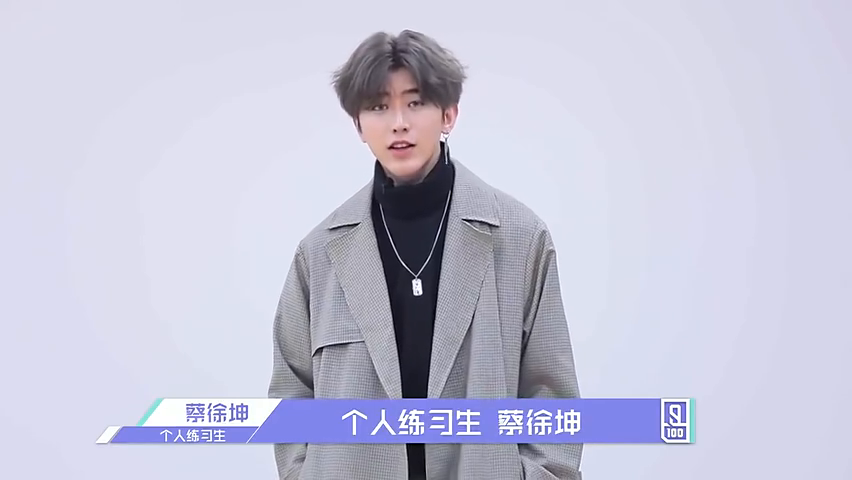
#> input picture frame 147 of 7.Example/HAL/08.I2C/11 ssd1306_cxk/OledHalftone/cxk2.mp4, 852 x 480 px
$ python main.py
#> lines starting #> are read from the running program, lines starting #| are printed output that depends on the picture
import cv2
import numpy as np

kernel = np.ones((5, 5), np.uint8)

# 3×3的10灰度级矩阵，0为黑色，1为白色
m1 = 255 * np.array(((0, 0, 0), (0, 0, 0), (0, 0, 0)), np.uint8)
m2 = 255 * np.array(((0, 1, 0), (0, 0, 0), (0, 0, 0)), np.uint8)
m3 = 255 * np.array(((0, 1, 0), (0, 0, 0), (0, 0, 1)), np.uint8)
m4 = 255 * np.array(((1, 1, 0), (0, 0, 0), (0, 0, 1)), np.uint8)
m5 = 255 * np.array(((1, 1, 0), (0, 0, 0), (1, 0, 1)), np.uint8)
m6 = 255 * np.array(((1, 1, 1), (0, 0, 0), (1, 0, 1)), np.uint8)
m7 = 255 * np.array(((1, 1, 1), (0, 0, 1), (1, 0, 1)), np.uint8)
m8 = 255 * np.array(((1, 1, 1), (0, 0, 1), (1, 1, 1)), np.uint8)
m9 = 255 * np.array(((1, 1, 1), (1, 0, 1), (1, 1, 1)), np.uint8)
m10 = 255 * np.array(((1, 1, 1), (1, 1, 1), (1, 1, 1)), np.uint8)
# 10阶灰度序列
grayScale = [m1, m2, m3, m4, m5, m6, m7, m8, m9, m10]

m1x2 = 255 * np.array(((0, 0), (0, 0)), np.uint8)
m2x2 = 255 * np.array(((0, 1), (0, 0)), np.uint8)
m3x2 = 255 * np.array(((0, 1), (1, 0)), np.uint8)
m4x2 = 255 * np.array(((0, 1), (1, 1)), np.uint8)
m5x2 = 255 * np.array(((1, 1), (1, 1)), np.uint8)

grayScalex2 = [m1x2, m2x2, m3x2, m4x2, m5x2]


# 图像灰度抖动
def Halftone(img_Gray):
    img_Halftoning = np.zeros([32 * 2, 64 * 2], np.uint8)  # 初始化输出图像
    img_ten_m = img_Gray / 51  # 从0~255映射到0~10
    img_ten = np.rint(img_ten_m)
    img_ten_int = img_ten.astype(np.uint8)
    # print(img_ten_int)

    for y in range(32):  # 逐行扫描
        for x in range(64):
            graylevel = img_ten_int[y][x] - 1  # 获取对应灰阶
            y_half = y * 2  # 映射抖动目标坐标
            x_half = x * 2
            for y_h in range(2):
                for x_h in range(2):
                    # img_Halftoning[y_half + y_h][x_half + x_h] = m10[y_h][x_h]
                    gray = grayScale[graylevel]
                    img_Halftoning[y_half + y_h][x_half + x_h] = gray[y_h][x_h]
    # img_Halftoning = cv2.threshold(img_Halftoning, 127, 255, cv2.THRESH_BINARY)  # 二值化单色图
    return img_Halftoning


# 将多张图片聚合到一个窗口
# [47 lines left out: functions stackImages, Img2Stack, not called in this run]


# 转化为Bitmap格式
def toBitmap(img):
    screen = np.zeros((8, 128), dtype=np.uint8)  # 存储要发送出串口的数据
    for y in range(8):
        for x in range(128):
            temp = 0
            for bit in range(8):
                if img[y * 8 + bit][x] == 255:
                    temp |= 0x01 << bit
            screen[y][x] = temp

    bitmapOut = []  # 转换为十六进制数组
    i = 0
    for y in range(8):
        for x in range(128):
            bitmapOut.append(hex(screen[y][x]))
            i = i + 1
    return bitmapOut


# 位图数组格式化输出
def oledFormat_Anim(bitmapOut, frame):
    print("// ", frame)
    print("{", end='')
    for i in range(1024):
        print(bitmapOut[i], end='')
        if i != 1023:
            print(",", end='')
    print("},")


cap = cv2.VideoCapture("cxk2.mp4")  # 打开一个视频

count = 0
frame = 1

if __name__ == '__main__':
    while True:
        if count % 2 == 0:  # 抽帧（一半）

            # ------ 灰度抖动 ------ #
            ret, img = cap.read()  # 读取1帧
#> img is the input picture: shape (480, 852, 3); mean B, G, R 217.9, 198.3, 198.2
            img = np.array(img)  # 转化为np数组
            img = cv2.resize(img, (64, 32))  # 缩小尺寸
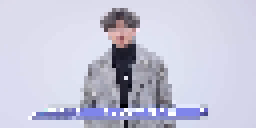
#> img: shape (32, 64, 3) (shown 4 times larger); mean B, G, R 217, 197.9, 197.9
            # img = Img2Stack(img)  # 边沿提取及显示
            imgGray = cv2.cvtColor(img, cv2.COLOR_BGR2GRAY)  # 转换灰度图
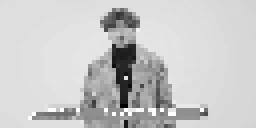
#> imgGray: shape (32, 64) (shown 4 times larger); min 0, max 255, mean 200.1
            imgHalftone = Halftone(imgGray)  # 灰度抖动算法
#> in Halftone, `img_ten = np.rint(img_ten_m)`:
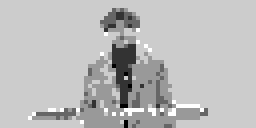
#> img_ten: shape (32, 64) float64 (shown 4 times larger); min 0, max 5, mean 3.68; drawn with min black and max white
#> after the loop in Halftone, `for y in range(32):`:
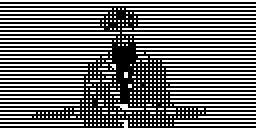
#> img_Halftoning: shape (64, 128) (shown 2 times larger); 43.9% white in thin lines or dots
            # img = cv2.resize(img, (128, 64))
            # imgGray = cv2.resize(imgGray, (128, 64))
            # imgHalftone_mini = cv2.resize(imgHalftone, (128, 64))

            bitmapOut = toBitmap(imgHalftone)  # 转换位图格式
#> bitmapOut = 1024 items, first 6: '0x55', '0x55', '0x55', '0x55', '0x55', '0x55'
            oledFormat_Anim(bitmapOut, frame)  # 格式化输出位图数组
#> the loop in oledFormat_Anim, `for i in range(1024):` made 1024 passes
#| 0x55
#| 0x55
#| 0x55
#| 0x55
#| 0x55
#| 0x55
#| 0x55
#| 0x55
#> (further printed lines are left out)
            #
            # imgStack = stackImages(2, ([img, img],  # 打开一个窗口一次性显示6张图片 方便对比与预览 第一个数字为单张图片缩放倍数
            #                            [imgGray, imgGray],
            #                            [imgHalftone_mini, imgHalftone_mini]))
            cv2.imshow('', imgHalftone)

            # [7 lines of commented-out code are left out]

            frame = frame + 1
        count = count + 1
        keyValue = cv2.waitKey(1)
#> (key q is pressed here)
        if keyValue & 0xFF == ord('q'):  # q键退出
            break

cv2.destroyAllWindows()
